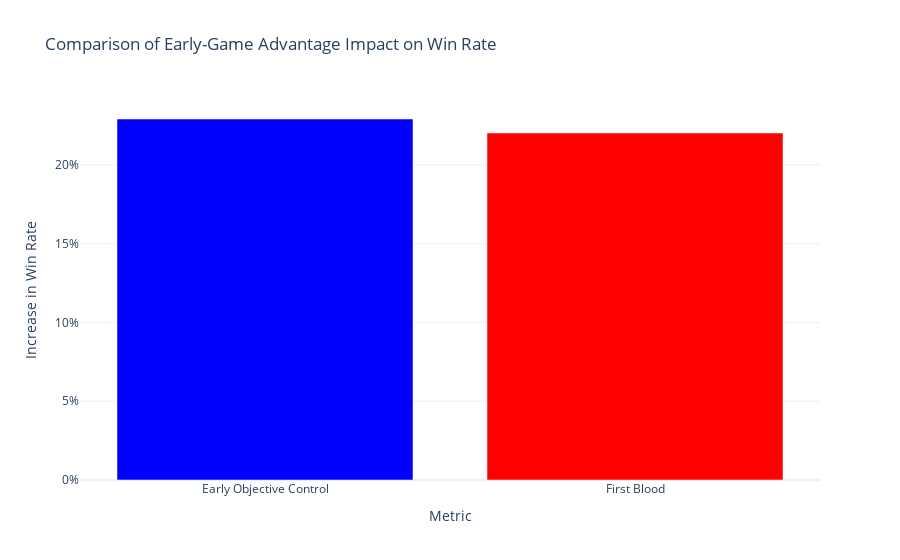

Here is the notebook cell this chart was saved with:
### Code cell
effect_df = pd.DataFrame({
    "Metric": ["Early Objective Control", "First Blood"],
    "Win Rate Increase": [obj_effect, fb_effect]
})

fig5 = px.bar(
    effect_df,
    x="Metric",
    y="Win Rate Increase",
    color="Metric",
    title="Comparison of Early-Game Advantage Impact on Win Rate",
    labels={"Win Rate Increase": "Increase in Win Rate"},
    color_discrete_map={
        "Early Objective Control": "blue",
        "First Blood": "red"
    }
)

fig5.update_layout(
    template="plotly_white",
    showlegend=False
)

fig5.update_yaxes(tickformat=".0%")

fig5.show()

### Figure 1 — Plotly figure (JSON) as saved in the notebook; plotly's stock layout.template omitted (floating-point values rounded to 4 significant figures)
{"data": [{"hovertemplate": "Metric=%{x}<br>Increase in Win Rate=%{y}<extra></extra>", "legendgroup": "Early Objective Control", "marker": {"color": "blue", "pattern": {"shape": ""}}, "name": "Early Objective Control", "orientation": "v", "showlegend": true, "textposition": "auto", "type": "bar", "x": ["Early Objective Control"], "xaxis": "x", "y": [0.2291], "yaxis": "y"}, {"hovertemplate": "Metric=%{x}<br>Increase in Win Rate=%{y}<extra></extra>", "legendgroup": "First Blood", "marker": {"color": "red", "pattern": {"shape": ""}}, "name": "First Blood", "orientation": "v", "showlegend": true, "textposition": "auto", "type": "bar", "x": ["First Blood"], "xaxis": "x", "y": [0.2202], "yaxis": "y"}], "layout": {"barmode": "relative", "legend": {"title": {"text": "Metric"}, "tracegroupgap": 0}, "showlegend": false, "title": {"text": "Comparison of Early-Game Advantage Impact on Win Rate"}, "xaxis": {"anchor": "y", "categoryarray": ["Early Objective Control", "First Blood"], "categoryorder": "array", "domain": [0, 1], "title": {"text": "Metric"}}, "yaxis": {"anchor": "x", "domain": [0, 1], "tickformat": ".0%", "title": {"text": "Increase in Win Rate"}}}}
